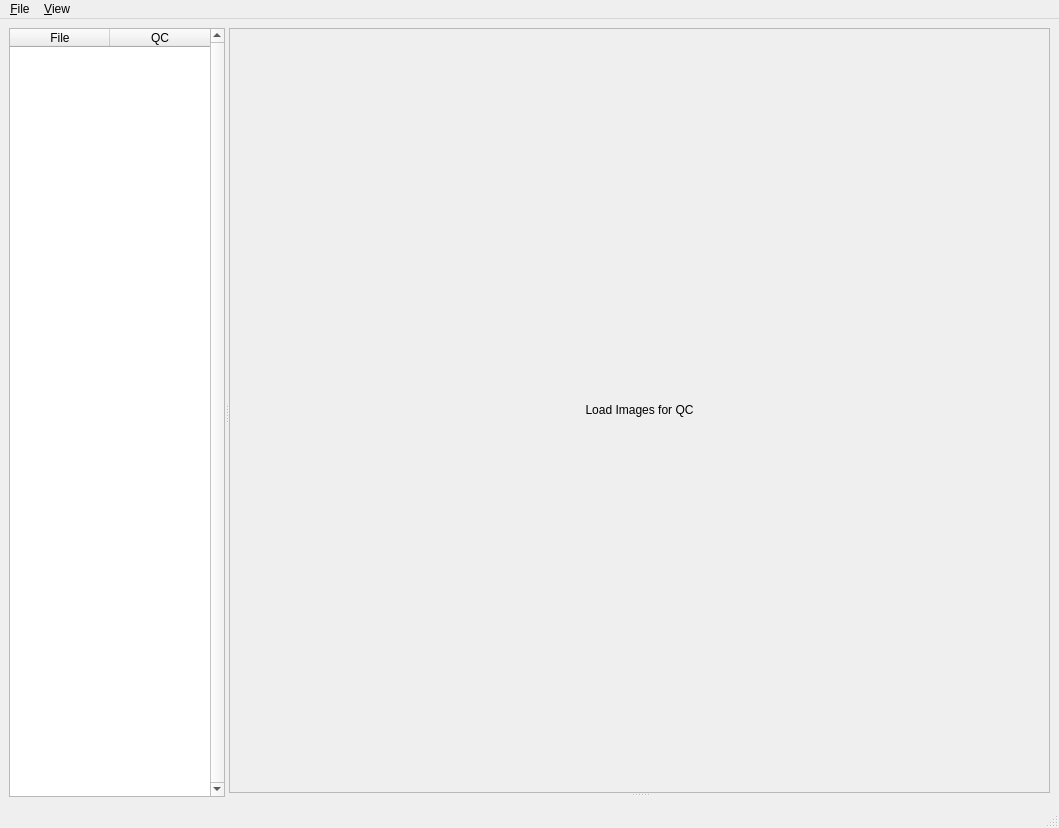
<?xml version="1.0" encoding="UTF-8"?>
<ui version="4.0">
 <author>Gabriel A. Devenyi</author>
 <class>MainWindow</class>
 <widget class="QMainWindow" name="MainWindow">
  <property name="geometry">
   <rect>
    <x>0</x>
    <y>0</y>
    <width>1059</width>
    <height>828</height>
   </rect>
  </property>
  <property name="windowTitle">
   <string>PyQC</string>
  </property>
  <widget class="QWidget" name="centralwidget">
   <layout class="QGridLayout" name="gridLayout_2">
    <item row="0" column="0">
     <widget class="QSplitter" name="splitter_3">
      <property name="sizePolicy">
       <sizepolicy hsizetype="MinimumExpanding" vsizetype="Preferred">
        <horstretch>0</horstretch>
        <verstretch>0</verstretch>
       </sizepolicy>
      </property>
      <property name="baseSize">
       <size>
        <width>0</width>
        <height>0</height>
       </size>
      </property>
      <property name="orientation">
       <enum>Qt::Horizontal</enum>
      </property>
      <widget class="QTableWidget" name="tableWidget">
       <property name="sizePolicy">
        <sizepolicy hsizetype="Preferred" vsizetype="Expanding">
         <horstretch>0</horstretch>
         <verstretch>0</verstretch>
        </sizepolicy>
       </property>
       <property name="maximumSize">
        <size>
         <width>16777215</width>
         <height>16777215</height>
        </size>
       </property>
       <property name="baseSize">
        <size>
         <width>0</width>
         <height>0</height>
        </size>
       </property>
       <property name="focusPolicy">
        <enum>Qt::NoFocus</enum>
       </property>
       <property name="verticalScrollBarPolicy">
        <enum>Qt::ScrollBarAlwaysOn</enum>
       </property>
       <property name="horizontalScrollBarPolicy">
        <enum>Qt::ScrollBarAlwaysOff</enum>
       </property>
       <property name="sizeAdjustPolicy">
        <enum>QAbstractScrollArea::AdjustToContents</enum>
       </property>
       <attribute name="horizontalHeaderMinimumSectionSize">
        <number>5</number>
       </attribute>
       <attribute name="horizontalHeaderStretchLastSection">
        <bool>false</bool>
       </attribute>
       <attribute name="verticalHeaderMinimumSectionSize">
        <number>5</number>
       </attribute>
       <attribute name="verticalHeaderStretchLastSection">
        <bool>false</bool>
       </attribute>
       <column>
        <property name="text">
         <string>File</string>
        </property>
        <property name="textAlignment">
         <set>AlignCenter</set>
        </property>
       </column>
       <column>
        <property name="text">
         <string>QC</string>
        </property>
        <property name="textAlignment">
         <set>AlignCenter</set>
        </property>
       </column>
      </widget>
      <widget class="QSplitter" name="splitter_2">
       <property name="sizePolicy">
        <sizepolicy hsizetype="Preferred" vsizetype="Expanding">
         <horstretch>1</horstretch>
         <verstretch>0</verstretch>
        </sizepolicy>
       </property>
       <property name="orientation">
        <enum>Qt::Vertical</enum>
       </property>
       <widget class="QScrollArea" name="scrollArea">
        <property name="sizePolicy">
         <sizepolicy hsizetype="Expanding" vsizetype="Expanding">
          <horstretch>0</horstretch>
          <verstretch>0</verstretch>
         </sizepolicy>
        </property>
        <property name="widgetResizable">
         <bool>true</bool>
        </property>
        <property name="alignment">
         <set>Qt::AlignCenter</set>
        </property>
        <widget class="QWidget" name="scrollAreaWidgetContents">
         <property name="geometry">
          <rect>
           <x>0</x>
           <y>0</y>
           <width>779</width>
           <height>762</height>
          </rect>
         </property>
         <property name="sizePolicy">
          <sizepolicy hsizetype="Expanding" vsizetype="Expanding">
           <horstretch>0</horstretch>
           <verstretch>0</verstretch>
          </sizepolicy>
         </property>
         <layout class="QGridLayout" name="gridLayout">
          <item row="0" column="0">
           <widget class="QLabel" name="label">
            <property name="sizePolicy">
             <sizepolicy hsizetype="Expanding" vsizetype="Expanding">
              <horstretch>0</horstretch>
              <verstretch>0</verstretch>
             </sizepolicy>
            </property>
            <property name="focusPolicy">
             <enum>Qt::StrongFocus</enum>
            </property>
            <property name="text">
             <string>Load Images for QC</string>
            </property>
            <property name="alignment">
             <set>Qt::AlignCenter</set>
            </property>
           </widget>
          </item>
         </layout>
        </widget>
       </widget>
       <widget class="QSplitter" name="splitter">
        <property name="orientation">
         <enum>Qt::Horizontal</enum>
        </property>
       </widget>
      </widget>
     </widget>
    </item>
   </layout>
  </widget>
  <widget class="QMenuBar" name="menubar">
   <property name="geometry">
    <rect>
     <x>0</x>
     <y>0</y>
     <width>1059</width>
     <height>20</height>
    </rect>
   </property>
   <widget class="QMenu" name="menu_File">
    <property name="title">
     <string>&amp;File</string>
    </property>
    <addaction name="action_Save"/>
    <addaction name="actionSave_As"/>
    <addaction name="actionOpen_Files"/>
    <addaction name="actionOpen_Directory"/>
   </widget>
   <widget class="QMenu" name="menu_View">
    <property name="title">
     <string>&amp;View</string>
    </property>
   </widget>
   <addaction name="menu_File"/>
   <addaction name="menu_View"/>
  </widget>
  <widget class="QStatusBar" name="statusbar"/>
  <action name="action_Save">
   <property name="text">
    <string>&amp;Save</string>
   </property>
  </action>
  <action name="actionSave_As">
   <property name="text">
    <string>Save &amp;As</string>
   </property>
  </action>
  <action name="actionOpen_Files">
   <property name="text">
    <string>Open &amp;Files</string>
   </property>
  </action>
  <action name="actionOpen_Directory">
   <property name="text">
    <string>Open &amp;Directory</string>
   </property>
  </action>
 </widget>
 <resources/>
 <connections/>
</ui>
